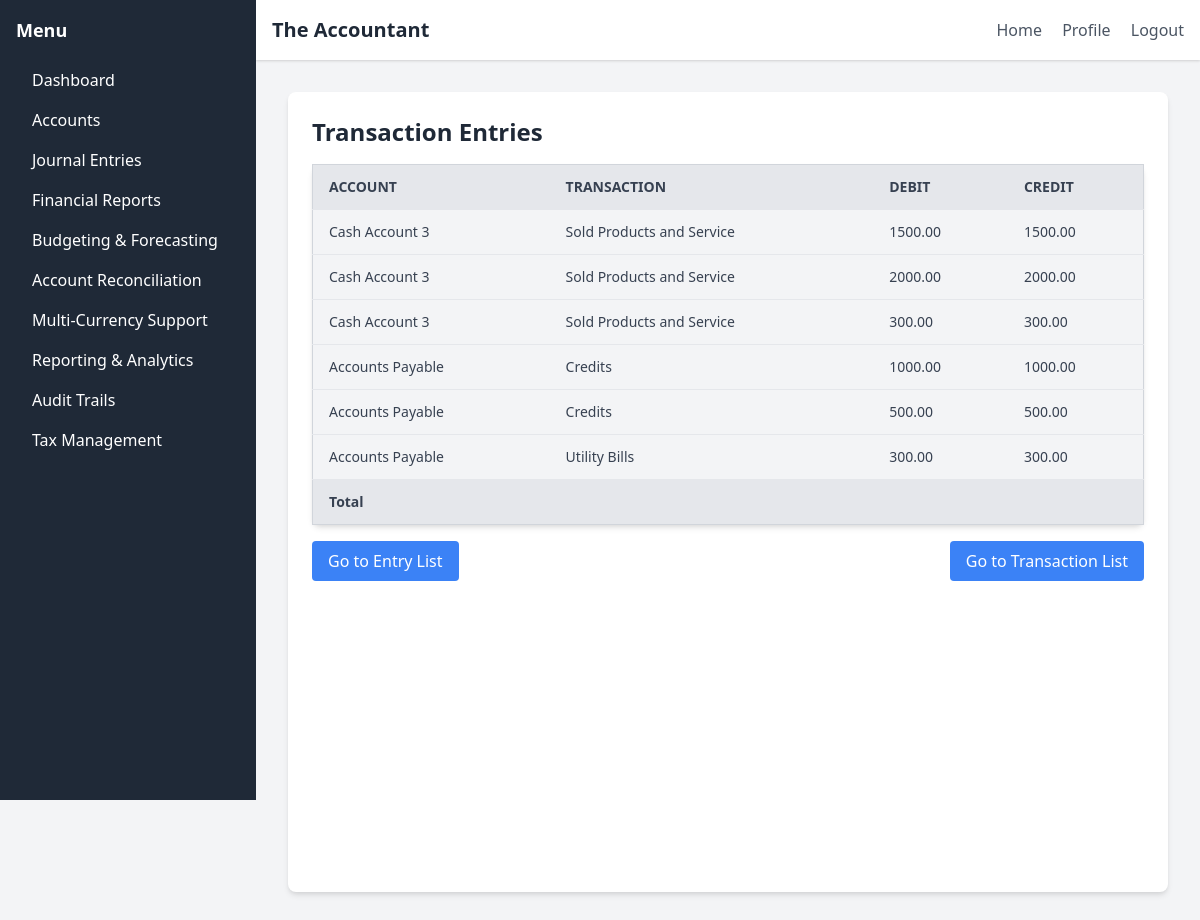
The app's page /gl/entries/ with its own data.
### ledger/models.py (models this page shows, shortened)
class TransactionEntry(models.Model):
    transaction = models.ForeignKey(Transaction, related_name='entries', on_delete=models.CASCADE)
    account = models.ForeignKey(LedgerAccount, related_name='entries', on_delete=models.CASCADE)
    title = models.CharField(max_length=255)  # New field for entry title
    description = models.TextField(blank=True, null=True)  # New field for entry description
    debit = models.DecimalField(max_digits=10, decimal_places=2, default=0.00)
    credit = models.DecimalField(max_digits=10, decimal_places=2, default=0.00)

class LedgerAccount(models.Model):
    name = models.CharField(max_length=255)
    description = models.TextField(blank=True, null=True)
    balance = models.DecimalField(max_digits=10, decimal_places=2, default=0.00)

class Transaction(models.Model):
    date = models.DateField()
    description = models.TextField()
    reference = models.CharField(max_length=255, blank=True, null=True)

### ledger/views.py (the view)
# urls.py: path('entries/', views.transaction_entry_list, name='transaction_entry_list'),
def transaction_entry_list(request):
    entries = TransactionEntry.objects.all()
    return render(request, 'transaction_entry_list.html', {'entries': entries})

### ledger/templates/transaction_entry_list.html (shortened to what this page needs)
{% extends "base.html" %}
{% block content %}
<div class="bg-gray-100 flex min-h-screen">
    <div class="w-full max-w-5xl p-6 bg-white rounded-lg shadow-md">
        <h1 class="text-2xl font-bold mb-4 text-gray-800">Transaction Entries</h1>
        <table class="min-w-full bg-gray-100 border border-gray-300 rounded-lg shadow-md">
            <thead>
                <tr class="bg-gray-200 text-gray-700 text-sm font-semibold uppercase">
                    <th class="py-3 px-4 border-b text-left">Account</th>
                    <th class="py-3 px-4 border-b text-left">Transaction</th>
                    <th class="py-3 px-4 border-b text-left">Debit</th>
                    <th class="py-3 px-4 border-b text-left">Credit</th>
                </tr>
            </thead>
            <tbody class="text-gray-700 text-sm">
                {% for entry in entries %}
                    <tr class="border-b hover:bg-gray-100">
                        <td class="py-3 px-4 text-left">{{ entry.account.name }}</td>
                        <td class="py-3 px-4 text-left">{{ entry.transaction.description }}</td>
                        <td class="py-3 px-4 text-left">{{ entry.debit }}</td>
                        <td class="py-3 px-4 text-left">{{ entry.credit }}</td>
                    </tr>
                {% endfor %}
                <tr class="bg-gray-200 text-gray-700 font-semibold">
                    <td class="py-3 px-4 border-t text-left" colspan="2">Total</td>
                    <td class="py-3 px-4 border-t">{{ total_debit }}</td>
                    <td class="py-3 px-4 border-t">{{ total_credit }}</td>
                </tr>
            </tbody>
        </table>
        <div class="mt-4 flex justify-between">
            <a href="{% url 'transaction_entry_list' %}" class="inline-block bg-blue-500 text-white py-2 px-4 rounded hover:bg-blue-600 transition duration-200">Go to Entry List</a>
            <a href="{% url 'transaction_list' %}" class="inline-block bg-blue-500 text-white py-2 px-4 rounded hover:bg-blue-600 transition duration-200">Go to Transaction List</a>
        </div>
    </div>
</div>
{% endblock %}

### records on screen
TransactionEntry: account.name "Cash Account 3", transaction.description "Sold Products and Service", debit "1500.00", credit "1500.00"
TransactionEntry: account.name "Cash Account 3", transaction.description "Sold Products and Service", debit "2000.00", credit "2000.00"
TransactionEntry: account.name "Cash Account 3", transaction.description "Sold Products and Service", debit "300.00", credit "300.00"
TransactionEntry: account.name "Accounts Payable", transaction.description "Credits", debit "1000.00", credit "1000.00"
TransactionEntry: account.name "Accounts Payable", transaction.description "Credits", debit "500.00", credit "500.00"
TransactionEntry: account.name "Accounts Payable", transaction.description "Utility Bills", debit "300.00", credit "300.00"
